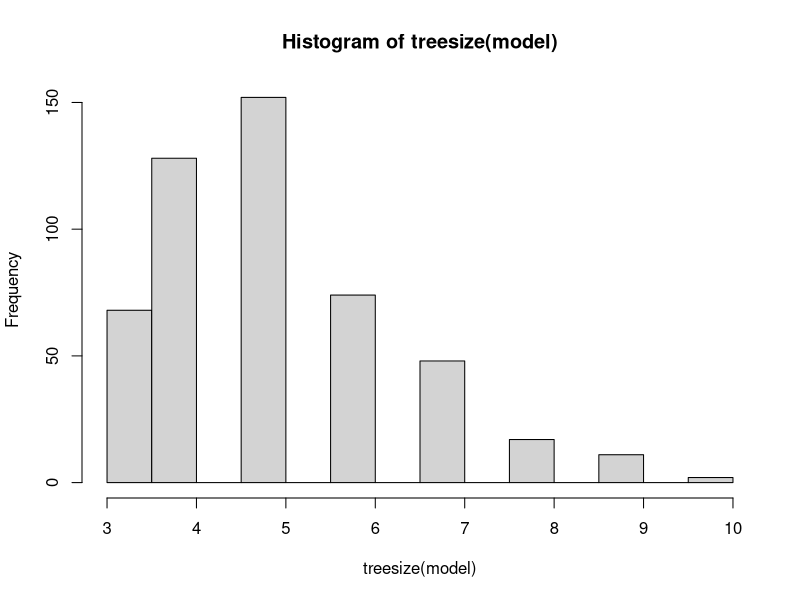

Generate this figure with R: (Note: this script raises an error after producing the figure.)
#Random Forest Classifier
library(randomForest) #load the library 
#split the dataset into a traing sample and a test sample
#60% data to be used as training set
index <- sample(c(TRUE,FALSE),nrow(iris),replace=TRUE,prob=c(0.6,0.4))
train <- iris[index,]  #training sample
test <- iris[!index,]  #test sample
#construct a random forest model
#set the number of trees is 20
# set the number of variables randomly sampled at each split is 3
model <- randomForest(Species~.,data=train,mtry=3,ntree=20)
# also can construct the model by R default
# by default, the number of trees is 500 and the number of variables
# randomly sampled is sqrt(p)
model <- randomForest(Species~.,data=train)
importance(model) ## Show "importance" of variables: higher value mean more important:
treesize(model) #size of trees(number of nodes) in and ensemble
hist(treesize(model)) #histogram of the tree size
getTree(model,1,labelVar=TRUE) #extract the structure of the first tree 
class <- predict(model,newdata=test,type="class")
mean(class==test[,5])
table(class,test[,5])
#Challenge:use Random Forest classifier for sonar dataset
library(mlbench)
data(Sonar)
n <- dim(Sonar)[1]
index <- sample(1:n,0.6*n,replace=FALSE)
train <- Sonar[index,]
test <- Sonar[-index,]
model <-randomForest(Class~.,data=train)
#prediction
class <- predict(model,newdata=test,type="class")
mean(class==test[,61])
table(class,test[,61])
#compare with decision tree
#model construced by decision tree
dt.model <- rpart(Class~.,data=train)
rf.model <- randomForest(Class~.,data=train)
dt.class <- predict(dt.model,newdata=test,type="class")
rf.class <- predict(rf.model,newdata=test,type="class")
mean(dt.class==test[,61])
mean(rf.class==test[,61]) 
